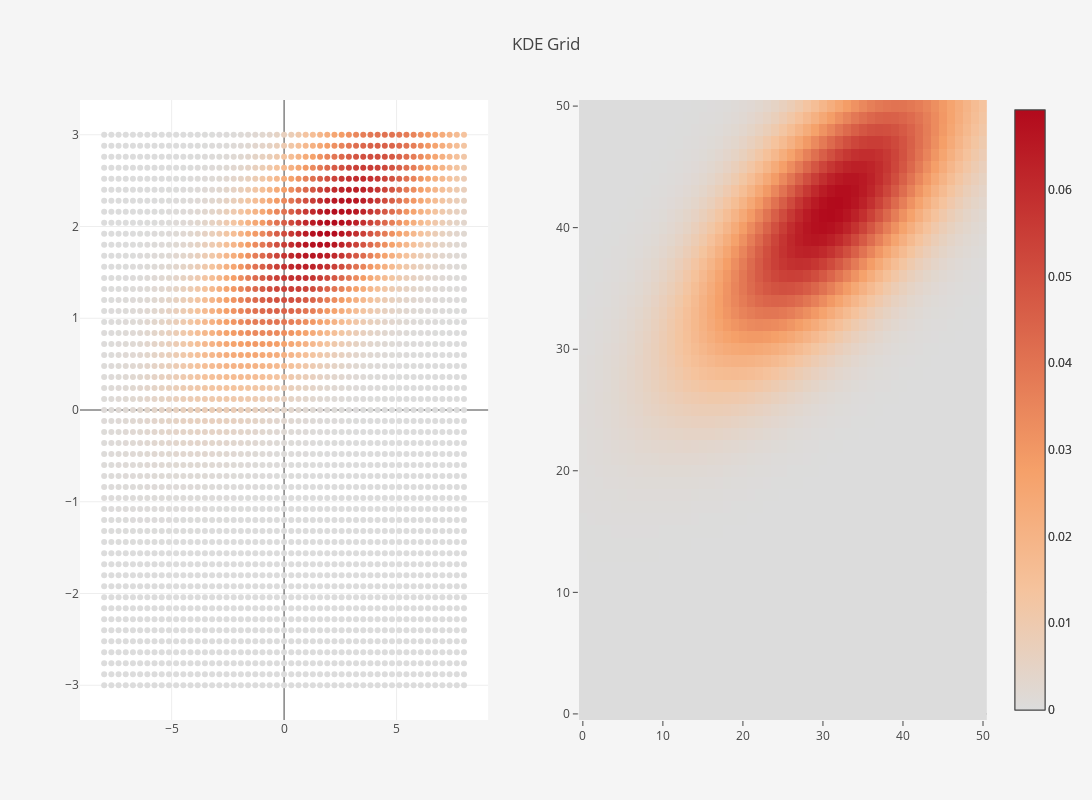

This figure's notebook cell:
### Code cell
gmm = GaussianMixture(n_components=1).fit(X_train+2)

log_dens_gmm=gmm.score_samples(grid)
grid_pts["marker"]["color"] = np.exp(log_dens_gmm)
grid_hm["z"] = np.exp(log_dens_gmm).reshape(nbins+1,nbins+1)


fig = make_subplots(rows=1, cols=2)

fig.add_trace(grid_pts, row=1,col=1)
fig.add_trace(grid_hm, row=1,col=2)
fig.layout.update(layout)

iplot(fig)

### Figure 1 — Plotly figure (JSON) as saved in the notebook; plotly's stock layout.template omitted (floating-point values rounded to 4 significant figures; data arrays with more than 128 entries replaced by an {"elided": "..."} marker saying what was removed)
{"data": [{"marker": {"color": {"elided": "2601 float values"}, "showscale": true}, "mode": "markers", "text": {"elided": "2601 float values"}, "type": "scatter", "uid": "a40a3015-ca1c-410d-8b4e-08af947a6aed", "x": {"elided": "2601 float values"}, "xaxis": "x", "y": {"elided": "2601 float values"}, "yaxis": "y"}, {"colorscale": "Reds", "type": "heatmap", "uid": "778bb595-d8a9-42e0-af25-ebd7e7d7390b", "xaxis": "x2", "yaxis": "y2", "z": {"elided": "51x51 float values"}}], "layout": {"autosize": false, "height": 800, "paper_bgcolor": "#F5F5F5", "title": {"text": "KDE Grid"}, "width": 1600, "xaxis": {"anchor": "y", "autorange": true, "domain": [0, 0.45], "range": [-9.008, 9.008], "type": "linear"}, "xaxis2": {"anchor": "y2", "autorange": true, "domain": [0.55, 1], "range": [-0.5, 50.5]}, "yaxis": {"anchor": "x", "autorange": true, "domain": [0, 1], "range": [-3.379, 3.379], "type": "linear"}, "yaxis2": {"anchor": "x2", "autorange": true, "domain": [0, 1], "range": [-0.5, 50.5]}}}
